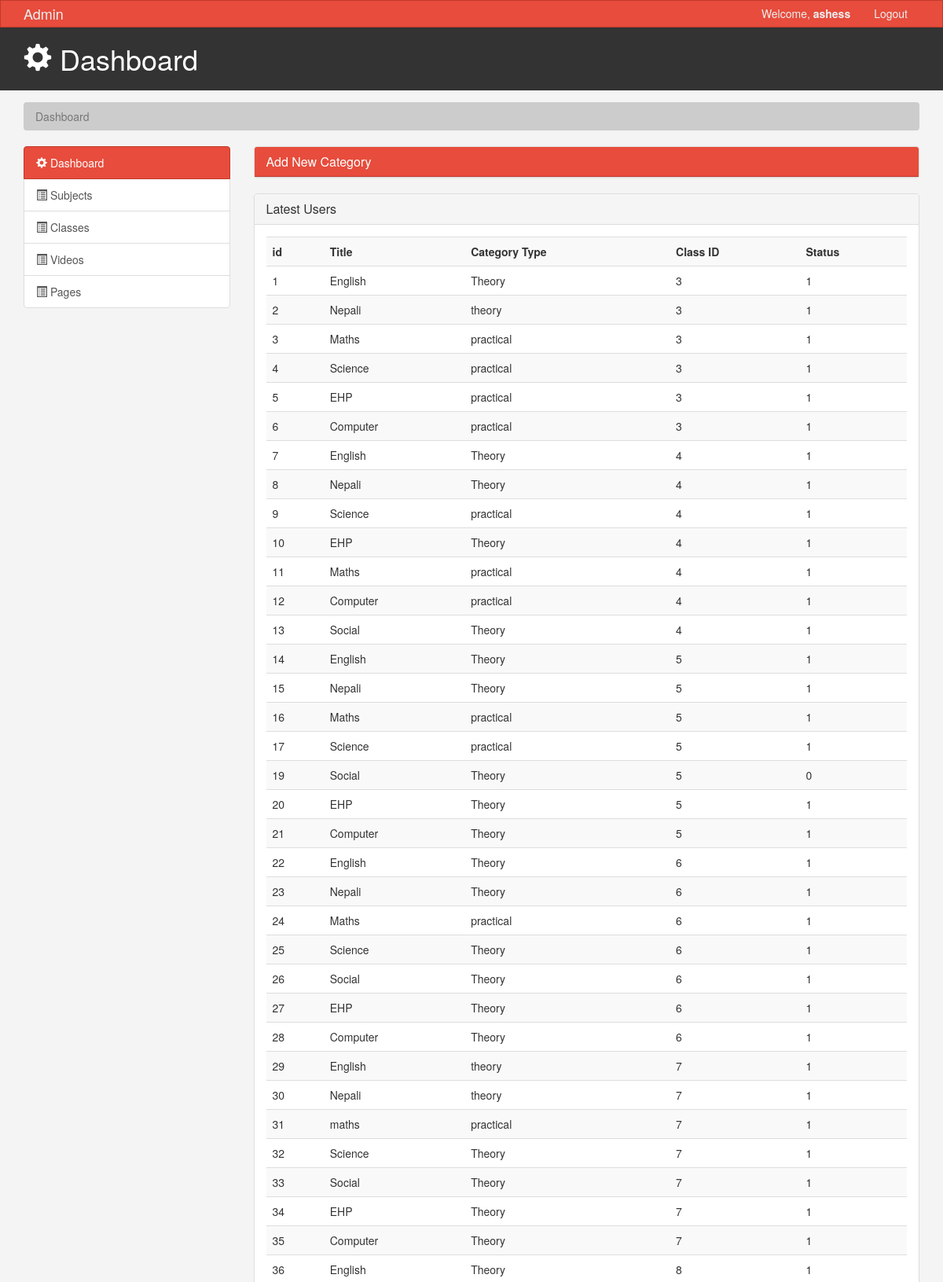
The app's page /TTED/admin/category.php (signed in, upper part) with its own data.
### tables this page shows
CREATE TABLE IF NOT EXISTS `category` (
  `id` int(11) NOT NULL AUTO_INCREMENT,
  `title` varchar(255) NOT NULL,
  `classid` int(11) NOT NULL,
  `category` text NOT NULL,
  `description` text NOT NULL,
  `status` int(11) NOT NULL,
  PRIMARY KEY (`id`)
);

### TTED/admin/category.php (the view)
<?php
include('inc/header.php');
?>
    <section id="main">
      <div class="container">
        <div class="row">
          <?php
include('inc/sidebar.php');
?>
          <div class="col-md-9">
            <div class="panel panel-default">
              <div class="panel-heading main-color-bg">
                <h3 class="panel-title"><a href="category_add.php">Add New Category</a></h3>
              </div>
              </div>
<?php
  $user_check_query = "SELECT * FROM category";
$result = $db->query($user_check_query);
?>
              <div class="panel panel-default">
                <div class="panel-heading">
                  <h3 class="panel-title">Latest Users</h3>
                </div>
                <div class="panel-body">
                  <table class="table table-striped table-hover">
                      <tr>
                        <th>id</th>
                        <th>Title</th>
                        <th>Category Type</th>
                        <th>Class ID</th>
                        <th>Status</th>
                      </tr>
                     <?php if ($result->num_rows > 0) {
while($row = $result->fetch_assoc()) {
  ?>
                      <tr>
                        <td><?php echo $row['id']; ?></td>
                        <td><?php echo $row['title']; ?></td>
                        <td><?php echo $row['category']; ?></td>
                        <td><?php echo $row['classid']; ?></td>
                        <td><?php echo $row['status']; ?></td>
                      </tr>
                <?php }}?>
                    </table>
                </div>
              </div>
          </div>
        </div>
      </div>
    </section>
   <?php
include('inc/footer.php')
   ?>

### TTED/admin/css/style.css (style rules this page uses)
body { background:#f4f4f4; }
.main-color-bg { background-color: #e74c3c !important; border-color: #c0392b !important; color:#ffffff !important; }

### records on screen
category: id "1", title "English", category "Theory", classid "3", status "1"
category: id "2", title "Nepali", category "theory", classid "3", status "1"
category: id "3", title "Maths", category "practical", classid "3", status "1"
category: id "4", title "Science", category "practical", classid "3", status "1"
category: id "5", title "EHP", category "practical", classid "3", status "1"
category: id "6", title "Computer", category "practical", classid "3", status "1"
category: id "7", title "English", category "Theory", classid "4", status "1"
category: id "8", title "Nepali", category "Theory", classid "4", status "1"
category: id "9", title "Science", category "practical", classid "4", status "1"
category: id "10", title "EHP", category "Theory", classid "4", status "1"
category: id "11", title "Maths", category "practical", classid "4", status "1"
category: id "12", title "Computer", category "practical", classid "4", status "1"
category: id "13", title "Social", category "Theory", classid "4", status "1"
category: id "14", title "English", category "Theory", classid "5", status "1"
category: id "15", title "Nepali", category "Theory", classid "5", status "1"
category: id "16", title "Maths", category "practical", classid "5", status "1"
category: id "17", title "Science", category "practical", classid "5", status "1"
category: id "19", title "Social", category "Theory", classid "5", status "0"
category: id "20", title "EHP", category "Theory", classid "5", status "1"
category: id "21", title "Computer", category "Theory", classid "5", status "1"
category: id "22", title "English", category "Theory", classid "6", status "1"
category: id "23", title "Nepali", category "Theory", classid "6", status "1"
category: id "24", title "Maths", category "practical", classid "6", status "1"
category: id "25", title "Science", category "Theory", classid "6", status "1"
category: id "26", title "Social", category "Theory", classid "6", status "1"
category: id "27", title "EHP", category "Theory", classid "6", status "1"
category: id "28", title "Computer", category "Theory", classid "6", status "1"
category: id "29", title "English", category "theory", classid "7", status "1"
category: id "30", title "Nepali", category "theory", classid "7", status "1"
category: id "31", title "maths", category "practical", classid "7", status "1"
category: id "32", title "Science", category "Theory", classid "7", status "1"
category: id "33", title "Social", category "Theory", classid "7", status "1"
category: id "34", title "EHP", category "Theory", classid "7", status "1"
category: id "35", title "Computer", category "Theory", classid "7", status "1"
category: id "36", title "English", category "Theory", classid "8", status "1"

### other values on screen
$_SESSION['username'] "ashess"
